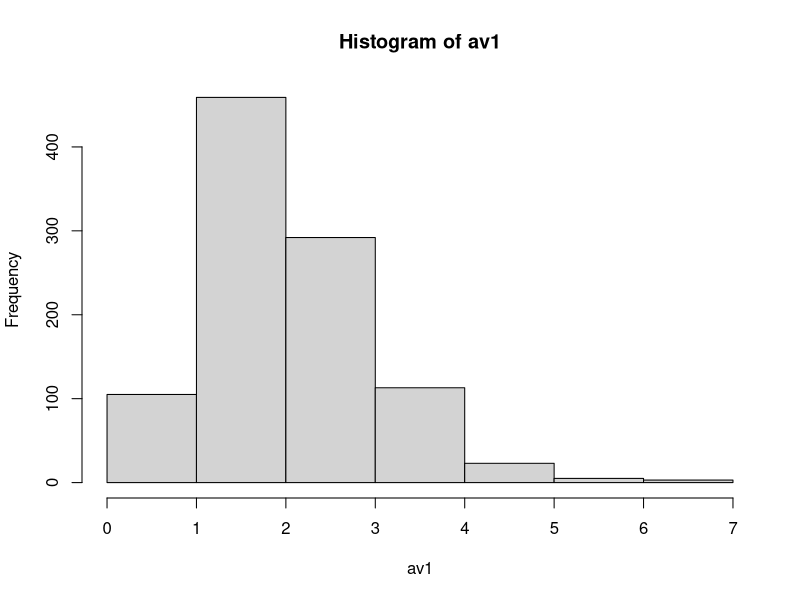
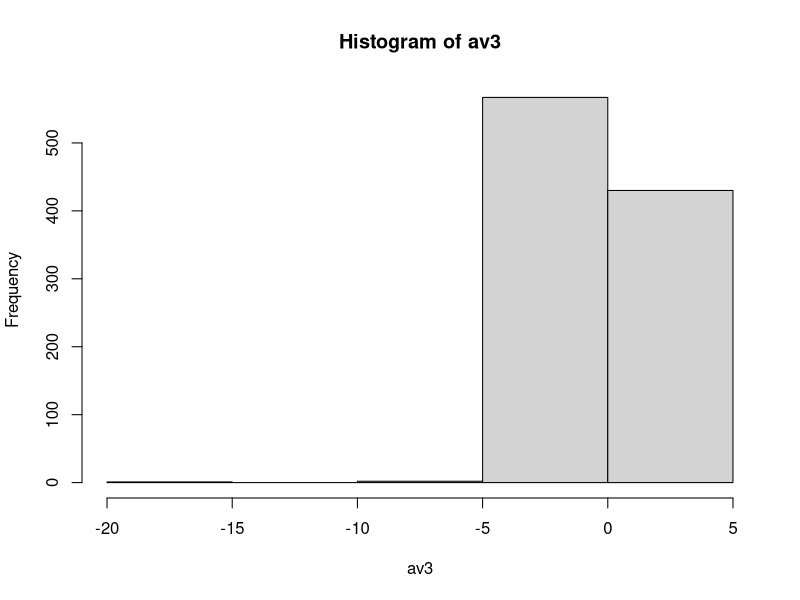

Reproduce these figures in R, in order.
#Jeremiah Albright
#stat103
#simulation homework #1
#2/11/19








M<- matrix(NA, nrow = 1000, ncol = 5) 
for (i in 1:1000){   M[i,] <- rexp(5, rate = 1/2) } 

# Vector to assign names to the columns of matrix A 

a=c()
for (i in 1:5) {
  d=paste("X", i, sep ="")
  a=c(a,d) }
a 
colnames(M) <- a 
M 

View(M)





#a


#Obtain a 1000 x 1 vector containing the average of each sample. 
#(An approximate population of sample means from X). 


av1 = matrix(NA,nrow=1000, ncol=1)
for(it in 1:1000){  
  av1[it]=mean(M[it,]  )                }

av1


#Then obtain the mean and standard deviation of this population of sample means,

(m1=mean(av1))

sd(av1)

#and a histogram of this population of sample means of size n = 5. 
hist(av1,breaks=5)
#Do these results match what is stated in the Central Limit Theorem? no

sd(M)
sd(av1)


#b. Obtain a 1000 x 1 vector containing the standard deviation of each sample. 
av2 = matrix(NA,nrow=1000, ncol=1)
for(it in 1:1000){  
  av2[it]=sd(M[it,]  )                }

av2
  



#c
 
#use tvalue??? =2.57 instead of 1.96

 
#this number is close, about 3% off, but wouldnt be 95%CI
#Approxiametly, 98.6% of intervals constructed using the formula above contain the population mean ux
ss =sd(M)


upper = matrix(NA,nrow=1000, ncol=1)
for(it in 1:1000){  
  
  mean = mean(M[it,])
  #stnd = sd(M[it,]  )
  
  upper[it]=  mean + (2.57*ss  )            }
upper



lower = matrix(NA,nrow=1000, ncol=1)
for(it in 1:1000){  
  stnd = sd(M[it,]  )
  mean = mean(M[it,])
  lower[it]=  mean - (2.57*ss  )            }
lower

combined = data.frame(lower,upper)
combined


count =0
for(it in 1:1000){  
  
  if(combined[it,1]<=mean){if(combined[it,2]>=mean){count=count+1}}
}

count/1000

#d
#ss =sd(M)
#once again same number, yes close .986
upper = matrix(NA,nrow=1000, ncol=1)
for(it in 1:1000){  
 
  mean = mean(M[it,])
  stnd = sd(M[it,]  )
  upper[it]=  mean + (2.57*stnd  )            }
upper



lower = matrix(NA,nrow=1000, ncol=1)
for(it in 1:1000){  
  stnd = sd(M[it,]  )
  mean = mean(M[it,])
  lower[it]=  mean - (2.57*stnd  )            }
lower

combined = data.frame(lower,upper)
combined


count =0
for(it in 1:1000){  
  
  if(combined[it,1]<=mean){if(combined[it,2]>=mean){count=count+1}}
}

count/1000





#e

#z = (x-u)/o
u = mean(M)
x = 0
av3 = matrix(NA,nrow=1000, ncol=1)
for(it in 1:1000){  
  x=mean(M[it,])
  st = sd(M[it,])
  av3[it]=(x-u  )/st             }

av3
mean(av2) #average of z scores
sd(av3)#standard deviation
hist(av3,breaks=5)

